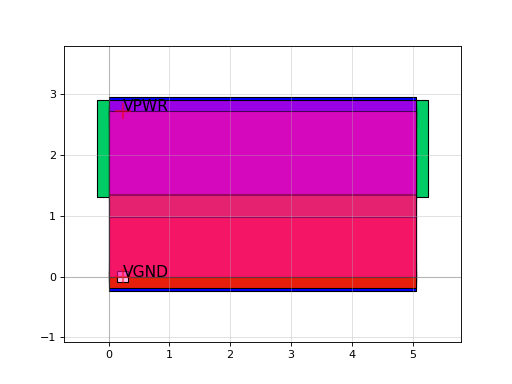

This chart was generated by the following Python code:
import sky130

c = sky130.components.sky130_fd_sc_hd__clkbuf_8()
c.plot()
